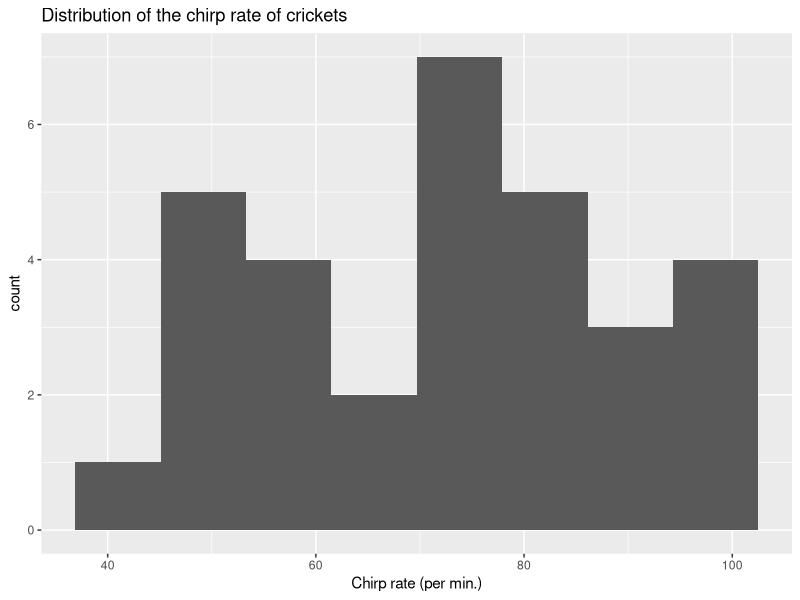
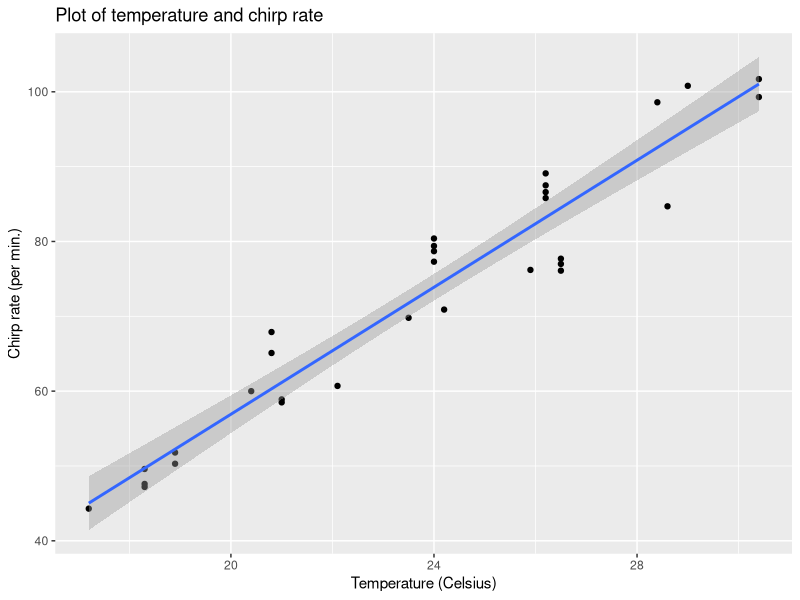
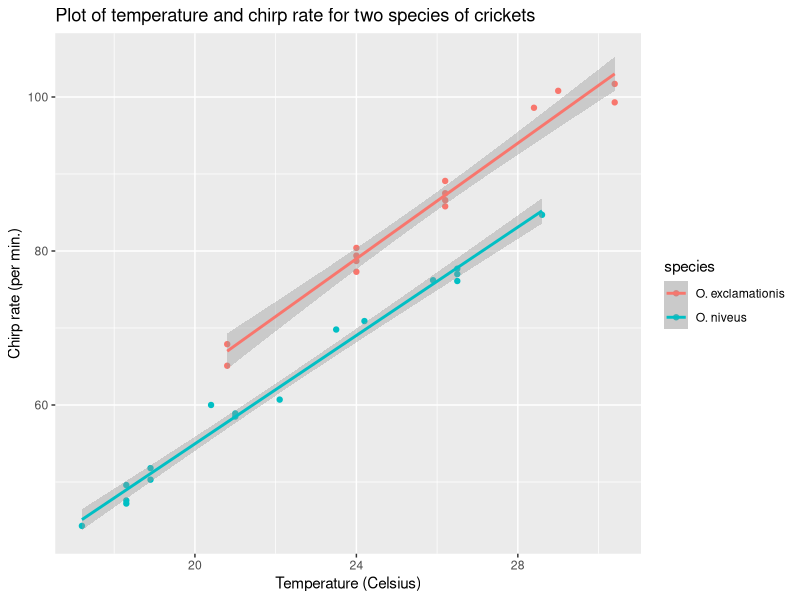
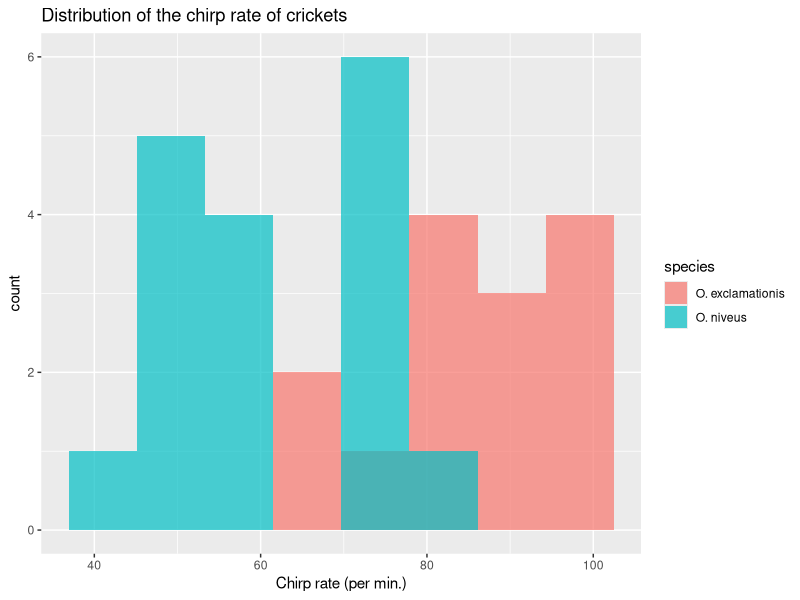
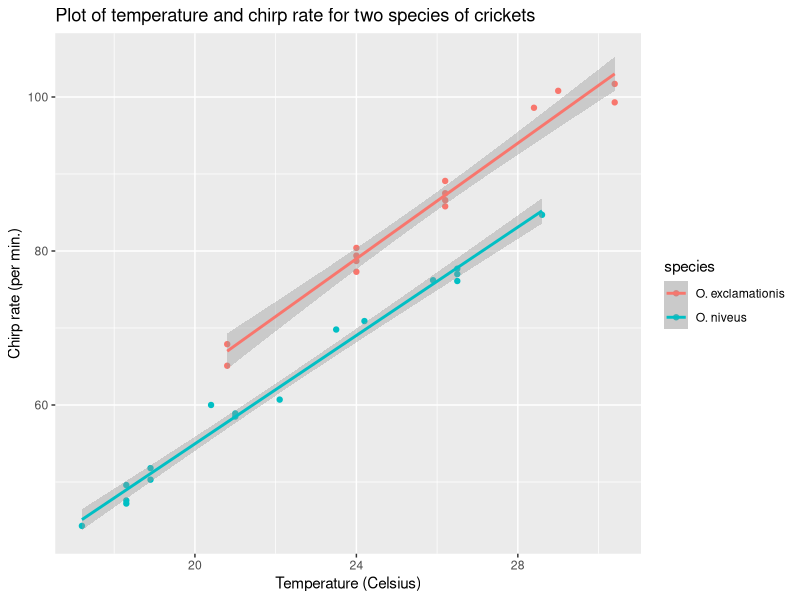

Here is the R script that generated these plots, in order:
## ---- chunk 1
knitr::opts_chunk$set(echo = TRUE)
library('tidyverse') ; library('modeldata')
## ---- chunk 2
data(crickets, package = "modeldata")
names(crickets)
## ---- chunk 3
summary(crickets)
ggplot(crickets, aes(x = rate)) +
  geom_histogram(bins = 8) + 
  ggtitle("Distribution of the chirp rate of crickets") +
  xlab('Chirp rate (per min.)')
## ---- chunk 4
ggplot(crickets, aes(x = temp, y = rate)) +
  geom_point() + 
  geom_smooth(method = 'lm') +
  ggtitle("Plot of temperature and chirp rate") +
  ylab('Chirp rate (per min.)') +
  xlab('Temperature (Celsius)')

temp_lm <- lm(rate ~ temp, crickets)

summary.lm(temp_lm)
## ---- chunk 5
ggplot(crickets, aes(x = temp, y = rate, color = species)) +
  geom_point() + 
  geom_smooth(method = 'lm') +
  ggtitle("Plot of temperature and chirp rate for two species of crickets") +
  ylab('Chirp rate (per min.)') +
  xlab('Temperature (Celsius)')

species_lm <- lm(rate ~ temp + species, crickets)

summary.lm(species_lm)
## ---- chunk 6
ggplot(crickets, aes(x = rate, fill = species)) +
  geom_histogram(position = 'identity', alpha = 0.7, bins = 8) + 
  ggtitle("Distribution of the chirp rate of crickets") +
  xlab('Chirp rate (per min.)')
## ---- chunk 7
ggplot(crickets, aes(x = temp, y = rate, color = species)) +
  geom_point() + 
  geom_smooth(method = 'lm') +
  ggtitle("Plot of temperature and chirp rate for two species of crickets") +
  ylab('Chirp rate (per min.)') +
  xlab('Temperature (Celsius)')
  
species_x_temp_lm <- lm(rate ~ temp + species + temp:species, crickets) 
summary.lm(species_x_temp_lm)

anova(species_lm, species_x_temp_lm)
